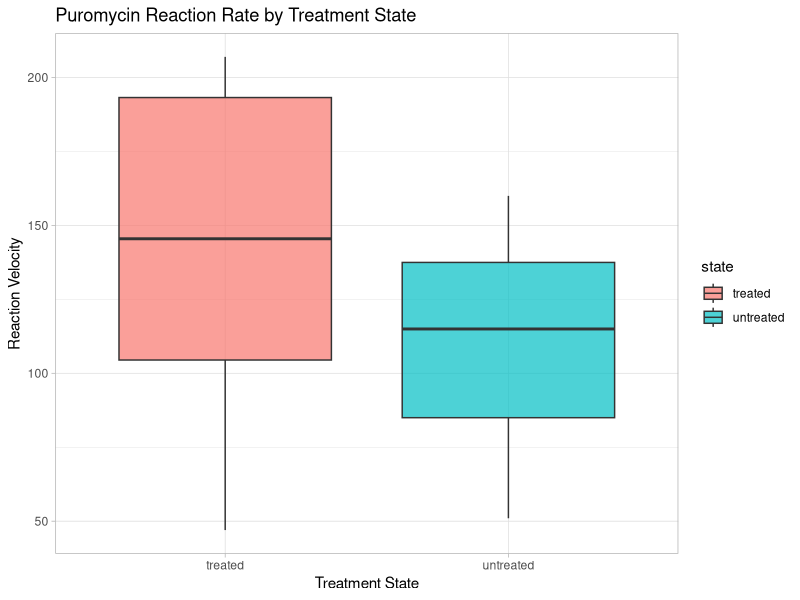
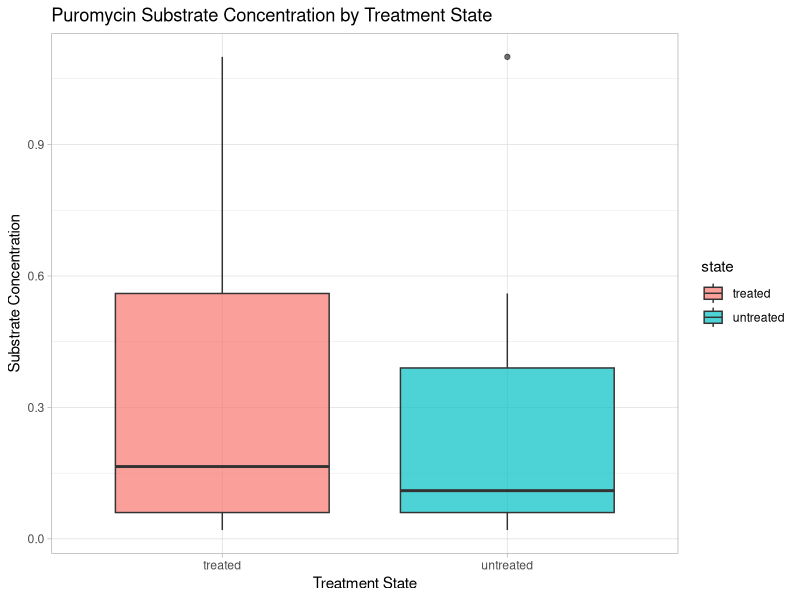
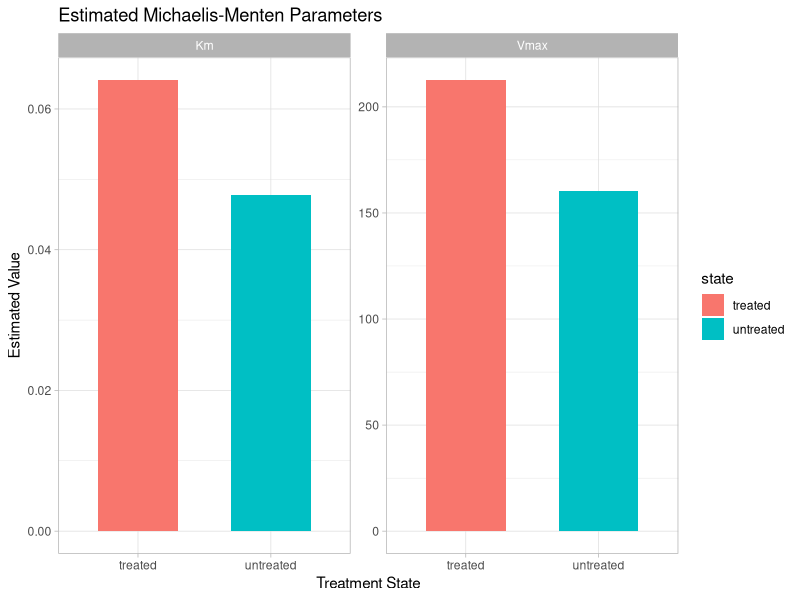
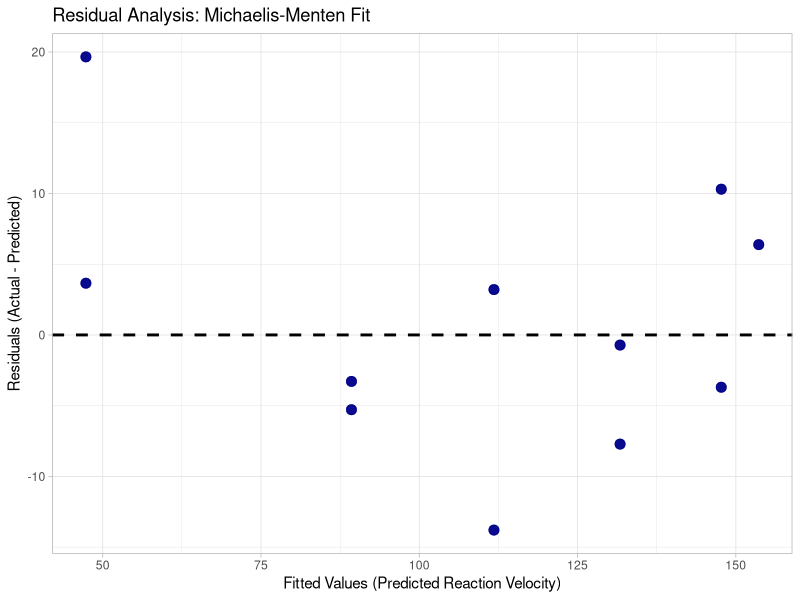
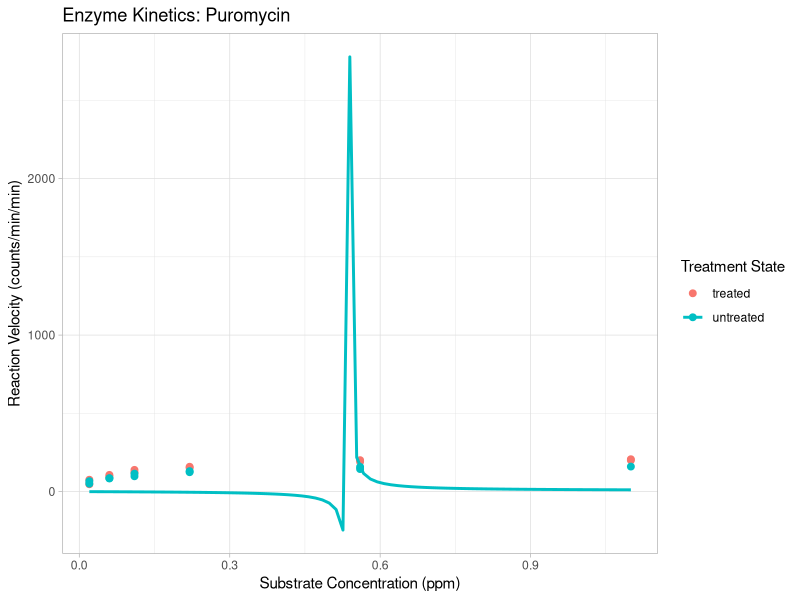
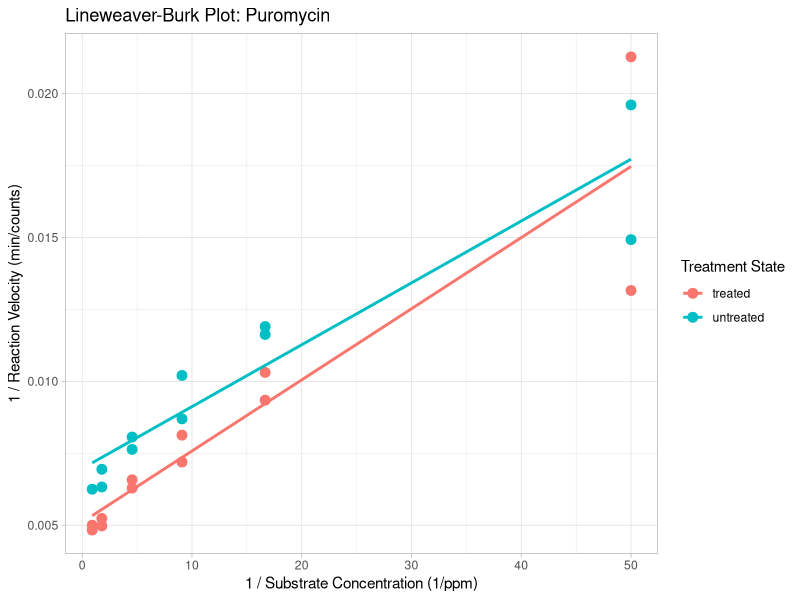
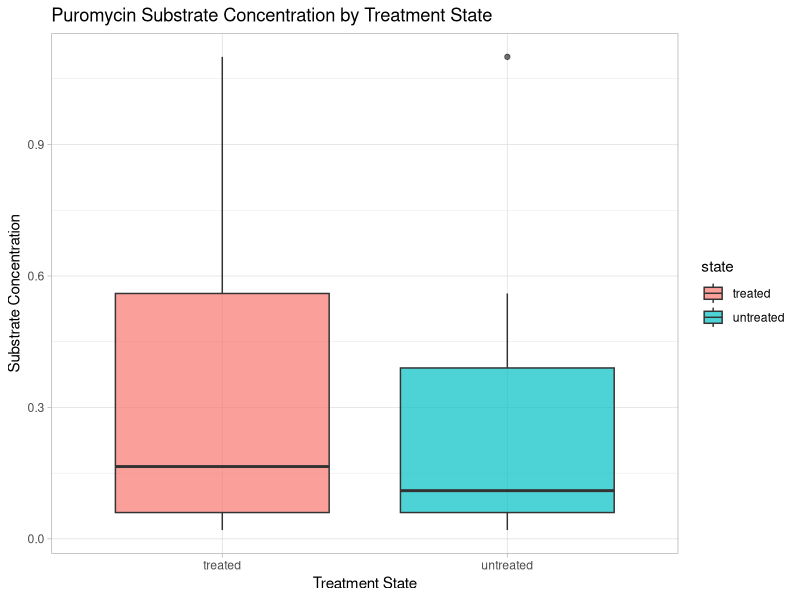
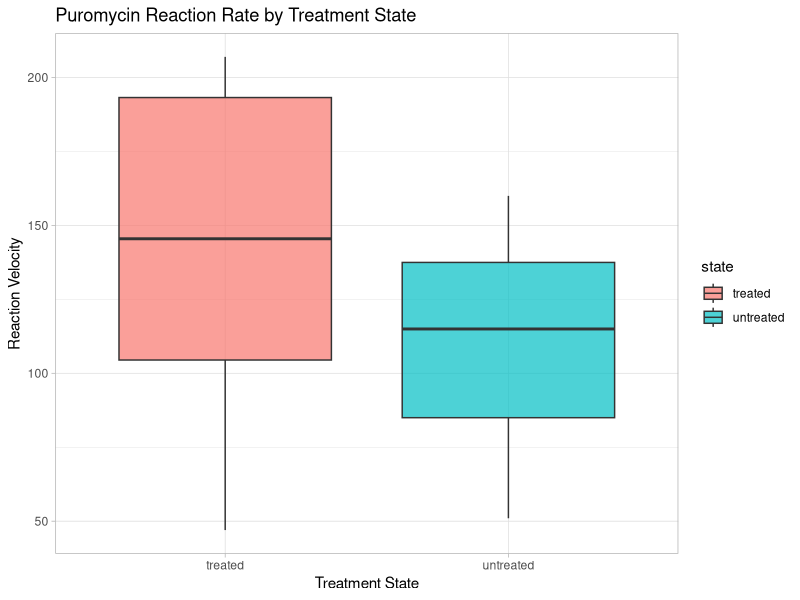

Write the R code that produced these figures, in order.
# Enzyme Kinetics Analysis: Puromycin

# 1. Installation & Setup
# install.packages(c("ggplot2", "dplyr"))
library(tidyverse)

# Load built-in dataset
data("Puromycin")

# 2. Michaelis-Menten Plot (Nonlinear Regression)
plot_mm <- ggplot(data = Puromycin, mapping = aes(x = conc, y = rate, color = state)) +
geom_point(size = 2) + geom_smooth(method = "nls", formula = y ~ (Vmax * x) / (Km + x), 
start = list(Vmax = 200, Km = 0.1), se = FALSE) + theme_light() + labs(title = "Enzyme Kinetics: Puromycin", 
x = "Substrate Concentration (ppm)", y = "Reaction Velocity (counts/min/min)", color = "Treatment State")

# Save Michaelis-Menten plot
ggsave("puromycin_michaelis_menten.png", plot = plot_mm, width = 7, height = 5, dpi = 300)

# 3. Lineweaver-Burk Plot (Linear Regression)
plot_lb <- ggplot(data = Puromycin, mapping = aes(x = 1/conc, y = 1/rate, color = state)) + 
geom_point(size = 3) + geom_smooth(method = "lm", se = FALSE, fullrange = TRUE) + theme_light() + 
labs(title = "Lineweaver-Burk Plot: Puromycin", x = "1 / Substrate Concentration (1/ppm)", 
y = "1 / Reaction Velocity (min/counts)", color = "Treatment State")

# Save Lineweaver-Burk plot
ggsave("puromycin_lineweaver_burk.png", plot = plot_lb, width = 7, height = 5, dpi = 300)

# 4. Statistical Summary & Quantile Analysis
# Calculate Means and Standard Deviations
untreated_mean <- Puromycin %>% filter(state == "untreated") %>% pull(conc) %>% mean(na.rm = TRUE)
untreated_sd <- Puromycin %>% filter(state == "untreated") %>% pull(conc) %>% sd(na.rm = TRUE)

treated_mean <- Puromycin %>% filter(state == "treated") %>% pull(conc) %>% mean(na.rm = TRUE)
treated_sd <- Puromycin %>% filter(state == "treated") %>% pull(conc) %>% sd(na.rm = TRUE)

untreated_mean_rate <- Puromycin %>% filter(state == "untreated") %>% pull(rate) %>% mean(na.rm = TRUE)
untreated_sd_rate <- Puromycin %>% filter(state == "untreated") %>% pull(rate) %>% sd(na.rm = TRUE)

treated_mean_rate <- Puromycin %>% filter(state == "treated") %>% pull(rate) %>% mean(na.rm = TRUE)
treated_sd_rate <- Puromycin %>% filter(state == "treated") %>% pull(rate) %>% sd(na.rm = TRUE)

# 5. Calculate 95% Confidence Interval: Rate & Concentration (Assuming Normal Distribution)
treated_conc <- filter(Puromycin, state == "treated") %>% pull(conc)
untreated_conc <- filter(Puromycin, state == "untreated") %>% pull(conc)
untreated_rate <- filter(Puromycin, state == "untreated") %>% pull(rate)
treated_rate <- filter(Puromycin, state == "treated") %>% pull(rate)
t.test(untreated_conc)$conf.int
t.test(treated_conc)$conf.int
t.test(treated_rate)$conf.int
t.test(untreated_rate)$conf.int

# 6. Boxplot for Rate & Concentration
plot_conc_box <- ggplot(Puromycin, aes(x = state, y = conc, fill = state)) + geom_boxplot(alpha = 0.7) + 
theme_light() + labs(title = "Puromycin Substrate Concentration by Treatment State", x = "Treatment State", y = "Substrate Concentration")

ggsave("puromycin_conc_boxplot.png", plot = plot_conc_box, width = 7, height = 5, dpi = 300)

plot_rate_box <- ggplot(Puromycin, aes(x = state, y = rate, fill = state)) + geom_boxplot(alpha = 0.7) + theme_light() + 
labs(title = "Puromycin Reaction Rate by Treatment State", x = "Treatment State",y = "Reaction Velocity")

ggsave("puromycin_rate_boxplot.png", plot = plot_rate_box, width = 7, height = 5, dpi = 300)

plot_rate_box
plot_conc_box

# 6. Parameters for Vmax & Km 
treated_model <- nls(rate ~ (Vmax * conc) / (Km + conc), data = filter(Puromycin, state == "treated"), start = list(Vmax = 200, Km = 0.1))
untreated_model <- nls(rate ~ (Vmax * conc) / (Km + conc), data = filter(Puromycin, state == "untreated"), start = list(Vmax = 200, Km = 0.1))
treated_params <- coef(treated_model)
untreated_params <- coef(untreated_model)
treated_Km <- treated_params["Km"]
treated_Vmax <- treated_params["Vmax"]
untreated_params <- coef(untreated_model)
untreated_Km <- untreated_params["Km"]
untreated_Vmax <- untreated_params["Vmax"]
cat("untreated Km:", untreated_Km,"\n")
cat("untreated Vmax:", untreated_Vmax,"\n")
cat("treated Km:", treated_Km,"\n")
cat("treated Vmax:", treated_Vmax,"\n")

parameter_df <- tibble(state = c("treated", "untreated", "treated", "untreated"), parameter = c("Vmax", "Vmax", "Km", "Km"), 
value = c(treated_Vmax, untreated_Vmax, treated_Km, untreated_Km))

plot_parameters <- ggplot(parameter_df, aes(x = state, y = value, fill = state)) + geom_col(width = 0.6) + facet_wrap(~ parameter, scales = "free_y") + theme_light() + 
labs( title = "Estimated Michaelis-Menten Parameters", x = "Treatment State", y = "Estimated Value")

plot_parameters
ggsave("puromycin_vmax_km_parameters.png", plot = plot_parameters, width = 7, height = 5, dpi = 300)

# 7. Residual Plot (Accuracy)
untreated_res <- data.frame(state = "untreated", fitted = fitted(untreated_model),residuals = residuals(untreated_model))
treated_res <- data.frame(state = "treated", fitted = fitted(untreated_model),residuals = residuals(untreated_model))
residual_df <- bind_rows(treated_res,untreated_res)
residual_df
plot_residuals <- ggplot(residual_df, aes(x = fitted, y = residuals)) + geom_point(size = 3, alpha = 0.8, color = "darkblue") + geom_hline(yintercept = 0, linetype = "dashed", color = "black", linewidth = 1) + theme_light() + labs(title = "Residual Analysis: Michaelis-Menten Fit", x = "Fitted Values (Predicted Reaction Velocity)", y = "Residuals (Actual - Predicted)")
plot_residuals
ggsave("puromycin_residuals.png", plot = plot_residuals, width = 7, height = 5, dpi = 300)
